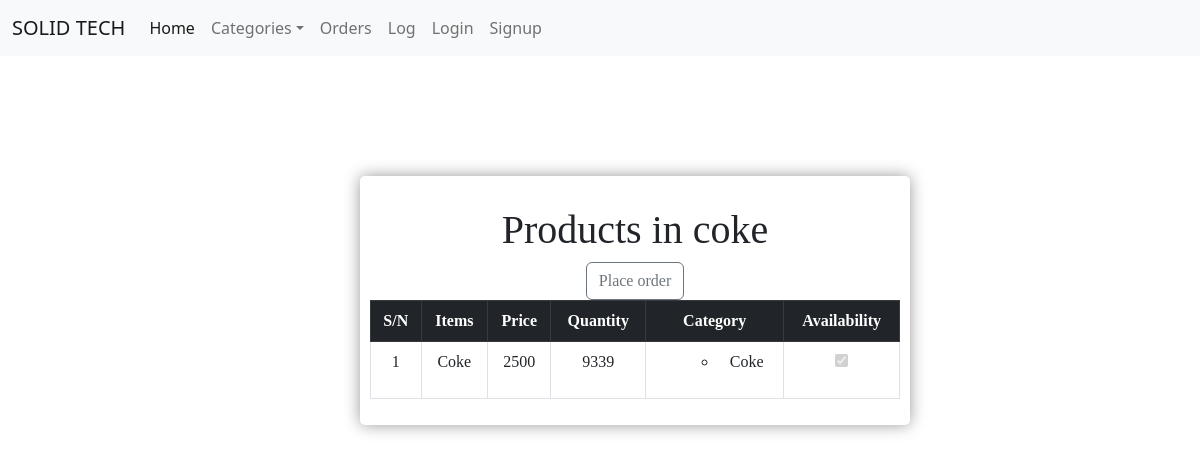
Screenshot of /warehouse/list/product/1 with the database file from the repository.
### Warehouse/models.py (models this page shows, shortened)
class Category(MPTTModel):
    user = models.ForeignKey(user, on_delete=models.DO_NOTHING)
    parent = models.ForeignKey('self', related_name='children', on_delete=models.CASCADE, blank=True, null=True)
    name = models.CharField(blank=False, help_text="eg RGB", max_length=1000000)
    def get_products(self):
        descendants = self.get_descendants(include_self=True)
        products = Product.objects.filter(category__in=descendants)
        return products
    class MPTTMeta:
        order_insertion_by = ['name']

class Product(models.Model):
    user = models.ForeignKey(user, on_delete=models.DO_NOTHING)
    name = models.CharField(blank=False, help_text="eg coke", max_length=10000000)
    category = models.ForeignKey(Category, on_delete=models.CASCADE, related_name="category", db_constraint=False)
    price = models.PositiveIntegerField()
    quantity = models.PositiveIntegerField()
    availability = models.BooleanField(default=False)

### Warehouse/views.py (the view)
# urls.py: path('list/product/<int:pk>', ListProduct.as_view(), name='list'),
class ListProduct(DetailView):
    model = Category
    template_name = "Warehouse/detail_category.html"
    context_object_name = "products"

### utils/context_processors.py (called while the page is built)
def navbar_categories(request):
    categories = Category.objects.all()
    category = Category.objects.filter(parent=None)
    log = Log.objects.all().order_by('-id')[:10]
    return {'navbar_categories':categories,'categorys':category,'log':log}

### Warehouse/templates/Warehouse/detail_category.html (shortened to what this page needs)
{% extends 'base.html' %}
{% load mptt_tags %}
    {% load static %}
    {% block title %}
        <link rel="stylesheet" href="{% static 'css/list.css' %}">
        <link href="https://cdn.jsdelivr.net/npm/bootstrap@5.2.2/dist/css/bootstrap.min.css" rel="stylesheet"
>
    {% endblock %}
{% block content %}
    <div class="main-cointainer">
        <div style="padding-top: 30px;">
            <h1 class="text">Products in {{ products.name }}</h1>
            <table class="table table-bordered">
                <thead class="table-dark">
                <tr>
                    <th>S/N</th>
                    <th scope="col">Items</th>
                    <th scope="col">Price</th>
                    <th scope="col">Quantity</th>
                    <th scope="col">Category</th>
                    <th scope="col">Availability</th>
                </tr>
                </thead>
                <tbody>
                <tb>
                    <a href="{% url 'createorder' %}">
                        <button type="button" class="btn btn-outline-secondary">Place order</button>
                    </a>
                    {% for product in products.get_products %}
                        <tr>
                            <td>{{ forloop.counter }}</td>
                            <td>{{ product.name|title }}</td>
                            <td>{{ product.price }}</td>
                            <td>{{ product.quantity }}</td>
                            <td>
                                <ul>
                                    <ul>
                                        <li>{{ product.category.name|title }}</li>
                                    </ul>
                                    </ul>
                            </td>
                            {% if product.availability %}
                                <td><input type="checkbox" checked disabled></td>
                            {% else %}
                                <td><input type="checkbox" disabled></td>
                            {% endif %}
                        </tr>
                    {% endfor %}
                </tb>
                </tbody>
            </table>
        </div>
    </div>
{% endblock %}

### static/css/list.css (style rules this page uses)
body { font-family: SansSerif, serif; }
body { background: #E6E6FA }
.main-cointainer { text-align: center; width: 550px; background: white; border-radius: 5px; margin-left: 30%; margin-top: 10%; padding-right: 10px; padding-left: 10px; padding-bottom: 10px; box-shadow: hsl(0, 0%, 60%) 0 0 16px; font-family: SansSerif, serif; }

### rows the page displays
Category: name "coke"
Product: name "Coke", price "2500", quantity "9339", category.name "Coke"
